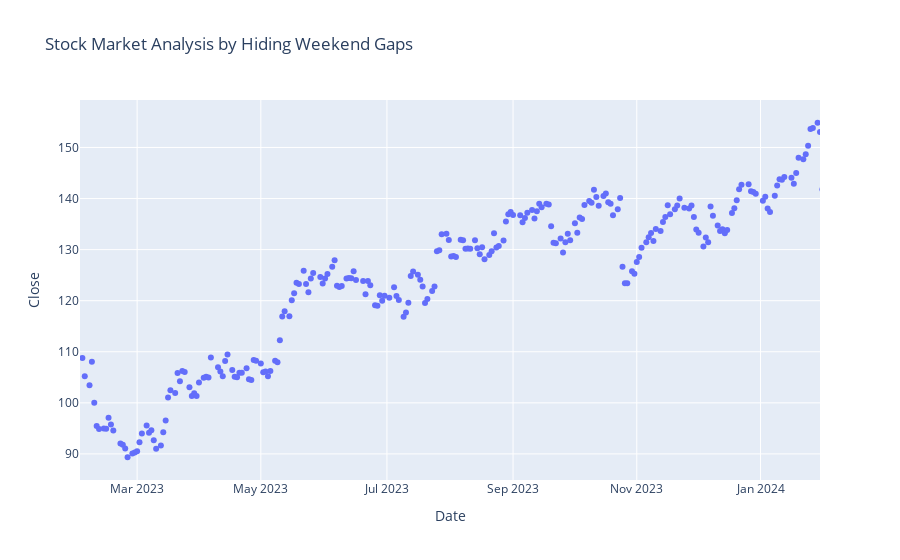

Here is the notebook cell this chart was saved with:
### Markdown cell above
## Removing trend(weekend trend) from our stock market analysis

The weekend or holiday season always affects the stock market. To remove, for example, all records of the weekend trends from the stock market visualization, we use the below code.

### Code cell
w_trend = px.scatter(data, x='Date', y='Close', range_x=['2023-02-01', '2024-01-30'],
                 title="Stock Market Analysis by Hiding Weekend Gaps")

w_trend.update_xaxes(
    rangebreaks=[
        dict(bounds=["sat", "sun"])
    ]
)

w_trend.show()

### Figure 1 — Plotly figure (JSON) as saved in the notebook; plotly's stock layout.template omitted (floating-point values rounded to 4 significant figures; data arrays with more than 128 entries replaced by an {"elided": "..."} marker saying what was removed)
{"data": [{"hovertemplate": "Date=%{x}<br>Close=%{y}<extra></extra>", "legendgroup": "", "marker": {"color": "#636efa", "symbol": "circle"}, "mode": "markers", "name": "", "orientation": "v", "showlegend": false, "type": "scatter", "x": {"elided": "251 str values"}, "xaxis": "x", "y": {"elided": "251 float values"}, "yaxis": "y"}], "layout": {"legend": {"tracegroupgap": 0}, "title": {"text": "Stock Market Analysis by Hiding Weekend Gaps"}, "xaxis": {"anchor": "y", "domain": [0, 1], "range": ["2023-02-01", "2024-01-30"], "rangebreaks": [{"bounds": ["sat", "sun"]}], "title": {"text": "Date"}}, "yaxis": {"anchor": "x", "domain": [0, 1], "title": {"text": "Close"}}}}
